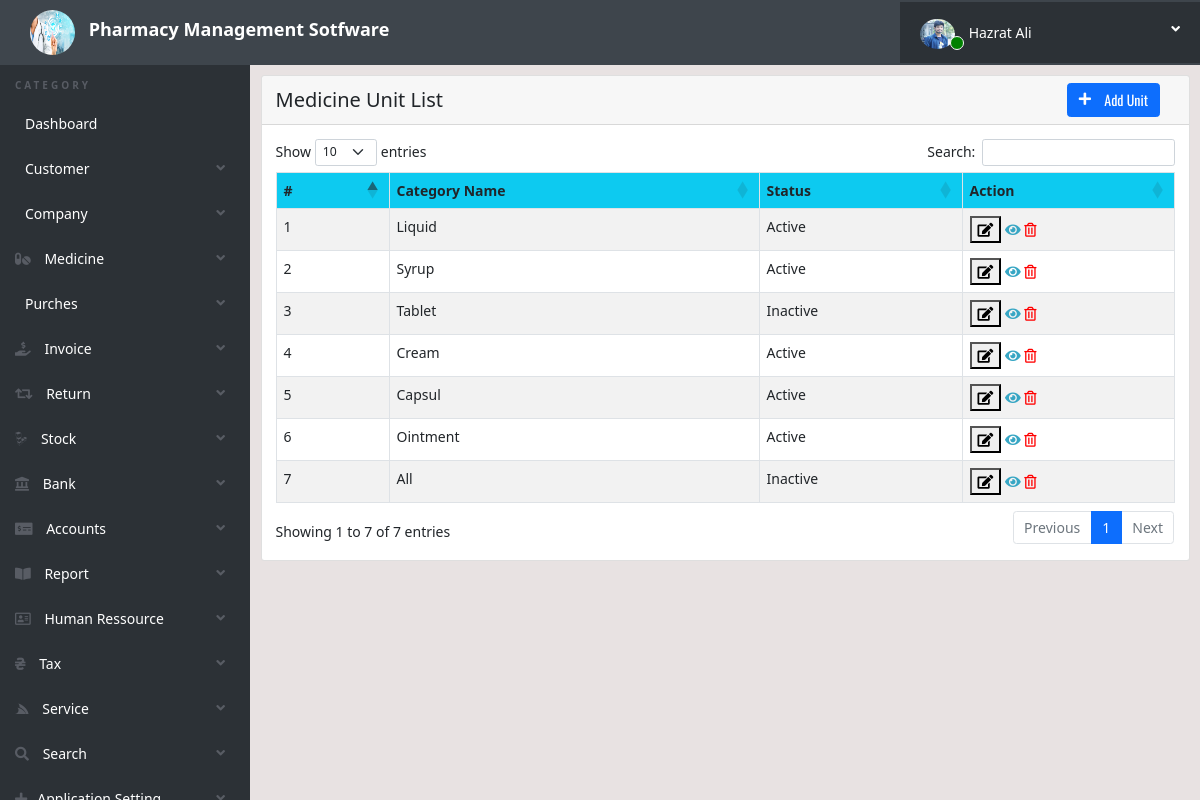
Page /medicine_category_list.php (signed in) on the committed database.
### tables this page shows
CREATE TABLE `user_info` (
  `ID` int(11) NOT NULL,
  `UserId` varchar(20) NOT NULL,
  `NidNumber` varchar(40) NOT NULL,
  `Name` varchar(40) NOT NULL,
  `FName` varchar(40) NOT NULL,
  `MName` varchar(404) NOT NULL,
  `Phone1` varchar(40) NOT NULL,
  `Phone2` varchar(40) NOT NULL,
  `Email1` varchar(40) NOT NULL,
  `Email2` varchar(40) NOT NULL,
  `Address` text NOT NULL,
  `Photo` varchar(40) NOT NULL,
  `Date` timestamp NOT NULL DEFAULT current_timestamp() ON UPDATE current_timestamp(),
  `Status` int(2) NOT NULL
);

CREATE TABLE `medicine_category` (
  `ID` int(11) NOT NULL,
  `MedicineCategory` text NOT NULL,
  `Status` int(3) NOT NULL,
  `Date` timestamp NOT NULL DEFAULT current_timestamp() ON UPDATE current_timestamp()
);

### medicine_category_list.php (the view, shortened to what this page needs)
<?php
include('includes/config.php');
 ?>
<!doctype html>
<html lang="en" class="no-js">
<head>
	<link rel="stylesheet" href="https://pro.fontawesome.com/releases/v5.10.0/css/all.css"/>
    <link href="https://cdn.jsdelivr.net/npm/bootstrap@5.1.3/dist/css/bootstrap.min.css" rel="stylesheet">
	<link rel="stylesheet" href="https://cdn.datatables.net/1.11.3/css/dataTables.bootstrap5.min.css">
	<link rel="stylesheet" href="css/bootstrap-social.css">
	<link rel="stylesheet" href="css/bootstrap-select.css">
	<link rel="stylesheet" href="css/fileinput.min.css">
	<link rel="stylesheet" href="css/awesome-bootstrap-checkbox.css">
    <link href="https://cdn.jsdelivr.net/npm/bootstrap@5.1.3/dist/css/bootstrap.min.css" rel="stylesheet">
	<link rel="stylesheet" href="css/style.css">
	<link href="https://cdnjs.cloudflare.com/ajax/libs/typicons/2.1.2/typicons.min.css" rel="stylesheet">
</head>
<body>
	<?php include('includes/header.php');?>
	<div class="ts-main-content">
		<?php include('includes/leftbar.php');?>
		<div class="content-wrapper">
			<div class="container-fluid">
				<div class="row">
					<div class="col-md-12">
						<div class="card">
							<div  class="card-header">
                                <div class="d-flex justify-content-between align-items-center h-100px">
		  							<div style="font-size: 20px; " class="bg-primary;">
										Medicine Unit List
									</div>
									<div >
										<button style="margin-right: 15px;" type="button" class="btn btn-primary" data-toggle="modal" data-target="#exampleModal2"><i class="fas fa-plus mr-2" style="margin-right: 10px;"></i> Add Unit</button>
									</div>
								</div>
                            </div>
							<div class="card-body">
								<table id="zctb" class="display table table-striped table-bordered table-hover" cellspacing="0" width="100%">
									<thead>
										<tr class="bg-info">
										    <th class="">#</th>
											<th>Category Name</th>
											<th>Status</th>
                                            <th>Action</th>
										</tr>
									</thead>
									<tbody>
                                        <?php $sql = "SELECT * from  medicine_category ";
                                        $query = $dbh -> prepare($sql);
                                        $query->execute();
                                        $results=$query->fetchAll(PDO::FETCH_OBJ);
                                        $cnt=1;
                                        if($query->rowCount() > 0)
                                        {
                                        foreach($results as $result)
                                        {				?>
										<tr>
											<td><?php echo htmlentities($cnt);?></td>
											<td><?php echo htmlentities($result->MedicineCategory);?></td>
											<td><?php
                                            $status = $result->Status;
                                            if($status == 1){
                                                echo "Active";
                                            }
                                            else echo "Inactive";
                                            ?>
                                            </td>
											<td>
											 <button type="button"  onClick="edit_unit(this.id)" id="category-<?php echo htmlentities($result->ID);?>"><i class="fas fa-edit" aria-hidden="true"></i></button>
                                            <a href="#" > <i class="fas fa-eye" aria-hidden="true"></i></a>
											<a href="medicine_category_list.php?del=<?php echo htmlentities($result->ID);?>" onclick="return confirm('Do you really want to delete this record')"> <i style="color: red;" class="far fa-trash-alt" aria-hidden="true"></i></a>
											</td>
										</tr>
										<?php $cnt=$cnt+1; }} ?>
									</tbody>
								</table>
							</div>
						</div>
					</div>
				</div>
			</div>
		</div>
	</div>
</body>
</html>

### includes/header.php (shortened to what this page needs)
<?php
	$userId= $_SESSION['alogin'];
	$sql = "SELECT user_info.Name, user_info.Photo, admin.UserName,admin.Position, admin.ActiveStatus FROM user_info
	INNER JOIN admin ON admin.UserId = user_info.UserId WHERE admin.UserId=:userid";
	$query = $dbh -> prepare($sql);
	$query->bindParam(':userid',$userId,PDO::PARAM_STR);
	$query->execute();
	$result=$query->fetch(PDO::FETCH_OBJ);
?>
<div class="brand d-flex justify-content-between align-items-center">
	<div class="">
		<img class="brand-logo" src="./img/pms.jpg" alt="">
		<a  href="dashboard.php" style=" font-size:large;" class="title d-none d-md-inline-block d-lg-inline-block d-xl-inline-block d-xxl-inline-block" >Pharmacy Management Sotfware </a>
		</div>
		<ul class="ts-profile-nav">
			<li class="ts-account">
				<a type="button" class=" position-relative">
				<img src="./UserPhoto/<?php echo $result->Photo ?>" class="ts-avatar hidden-side" alt=""> <?php echo $result->Name?> <i class="fa fa-angle-down hidden-side"></i>
					<span style="margin-left: -82px; margin-top:14px; padding:6px" class="position-absolute active-status border border-light rounded-circle">
					</span>
				</a>
			</li>
		</ul>
	</div>

### css/style.css (style rules this page uses)
html { font-size: 14px; }
@media only screen and (min-width: 480px) { html { font-size: 17px; } }
@media only screen and (min-width: 768px) { html { font-size: 14px; } }
* { scroll-behavior: smooth; }
body { font-size: 1em; background-color: rgba(223, 214, 214, 0.7); }
a { color: #37a6c4; }
.btn { font-family: 'Oswald', sans-serif; }
.btn i { position: relative; top: -2px; }
ul, li { margin: 0; padding: 0; list-style: none; }
.btn { text-transform: none; }
.brand { background: #3e454c; position: relative; z-index: 35; position: fixed; width: 100%; top: 0px; }
.title { text-decoration: none; color: white; font-weight: bold; font-size: 20px; }
.brand-logo { margin-left: 20px; width: 65px; height: 65px; padding: 10px; border-radius: 50%; }
.brand .ts-profile-nav { float: right; display: none; }
.brand .ts-profile-nav li { float: left; position: relative; }
.brand .ts-profile-nav li a { display: block; padding: 20px; color: #fff; }
.brand .ts-profile-nav .ts-account .fa-angle-down { float: right; }
.brand .ts-profile-nav .ts-account > a { width: 300px; text-decoration: none; background: #2c3136; }
.brand .ts-profile-nav .ts-account .ts-avatar { border-radius: 50%; height: 30px; width: 35px; margin: -10px 0; text-align: right; margin-right: 10px; }
@media only screen and (min-width: 992px) { .brand .ts-profile-nav { display: block; } }
.ts-main-content .content-wrapper { padding-top: 15px; margin-top: 60px; }
@media only screen and (min-width: 992px) { .ts-main-content .content-wrapper { margin-left: 250px; } }

### includes/header.php (style rules this page uses)
.active-status { background-color: green; }

### rows in the picture
user_info: Photo (picture), Name "Hazrat Ali"
medicine_category: MedicineCategory "Liquid", Status "Active"
medicine_category: MedicineCategory "Syrup", Status "Active"
medicine_category: MedicineCategory "Tablet", Status "Inactive"
medicine_category: MedicineCategory "Cream", Status "Active"
medicine_category: MedicineCategory "Capsul", Status "Active"
medicine_category: MedicineCategory "Ointment", Status "Active"
medicine_category: MedicineCategory "All", Status "Inactive"
